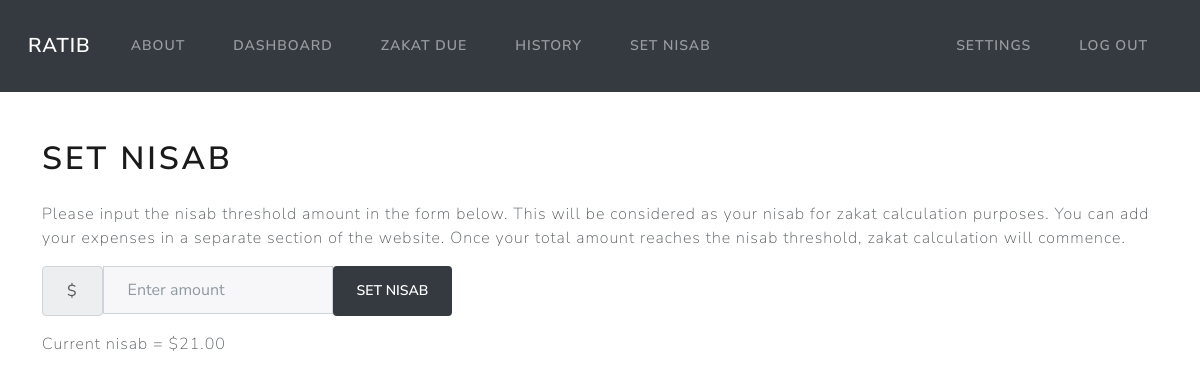
The page /nisab (signed in) on the database as committed earlier.
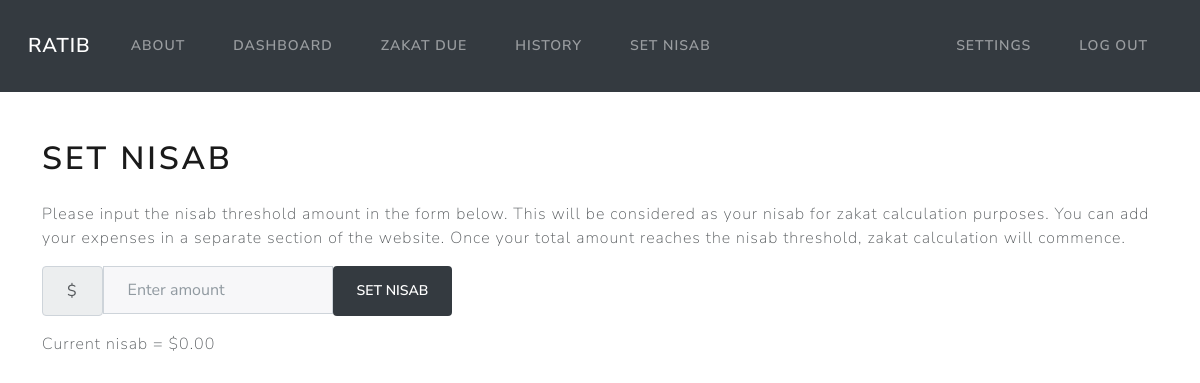
The same page on the database as committed later.
### models.py (models this page shows)
class Nisab(Base):
    __tablename__ = 'nisab'
    id = Column(Integer, primary_key=True)
    amount = Column(Numeric(10,2))
    user_id = Column(Integer, ForeignKey('users.id'))
    user = relationship("User", back_populates="nisab")

### app.py (the view, shortened to what this page needs)
@app.route('/nisab', methods = ["GET", "POST"])
@login_required
def nisab():
    userid = flasksession.get("user_id")
    nisab = session.query(Nisab).filter_by(user_id=userid).first()
    if request.method == "GET":
        if nisab == None:
            return render_template('nisab.html', nisab=0)
        return render_template('nisab.html', nisab=nisab.amount)

### app.py (called while the page is built)
@app.teardown_appcontext
def shutdown_session(exception=None):
    session.remove()

### utils.py (called while the page is built)
def login_required(f):
    @wraps(f)
    def decorated_function(*args, **kwargs):
        if session.get("user_id") is None:
            return redirect("/login")
        return f(*args, **kwargs)
    return decorated_function

def usd(value):
    return f"${value:,.2f}"

### templates/nisab.html (shortened to what this page needs)
{% extends 'layout.html' %}
{% block content %}
<h1 class="mb-4"> Set Nisab </h1>
<p>
    Please input the nisab threshold amount in the form below. This will be considered as your nisab for
    zakat calculation purposes. You can add your expenses in a separate section of the website. Once your
    total amount reaches the nisab threshold, zakat calculation will commence.
</p>
<form class="" action="/nisab" method="post">
    <div class="row">
        <div class="form-group col-auto">
            <div class="input-group">
                <span class="input-group-text">$</span>
                <input autocomplete="off" class="form-control mx-auto" type="number" name="nisab" id="money" placeholder="Enter amount">
                <button class="btn btn-dark" type="submit" name="action" value="income">Set Nisab</button>
            </div>
        </div>
    </div>
</form>
<p>
    Current nisab = {{ nisab | usd}}
</p>
{% endblock %}

Rows that differ between the two databases and show on the page:
removed Nisab: amount "$21.00"
Other text that changed with them:
{{ nisab | usd }}: (not shown) → "$0.00"
